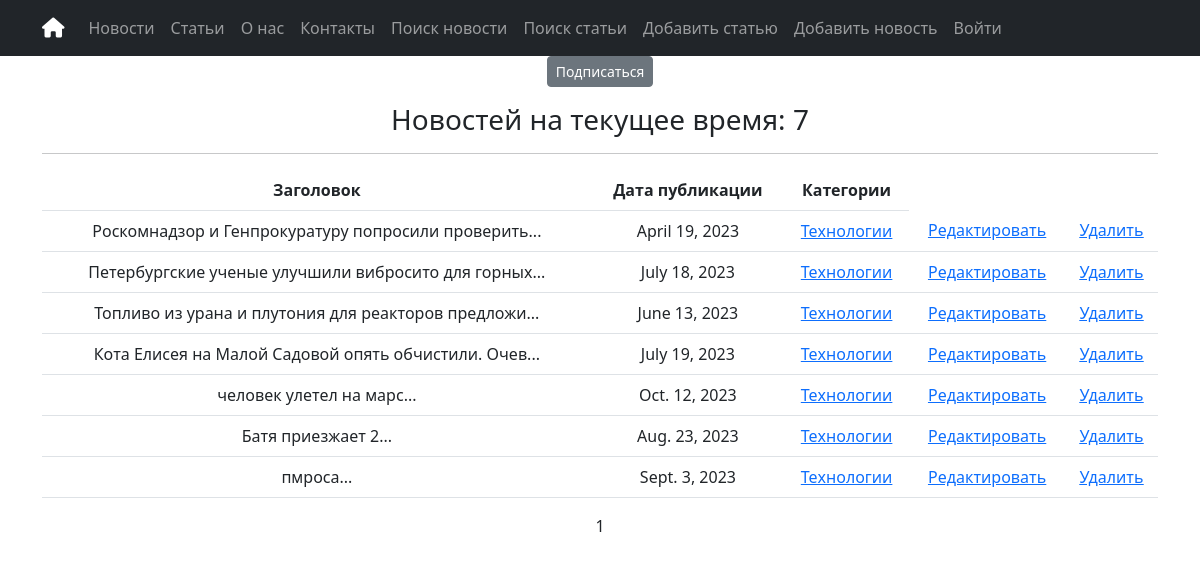
Page /news/categories/2 on the committed database.
### simpleapp/models.py (models this page shows, shortened)
class News(models.Model):
    title = models.CharField(
        max_length=50,
        unique=True, # названия товаров не должны повторяться
    )
    description = models.TextField()
    date = models.DateField(help_text=('YYYY-MM-DD'))
    category = models.ManyToManyField(
        Category,
        related_name='news', # все новости в категории будут доступны через поле news
    )
    class Meta:
        verbose_name_plural = "News"

class Category(models.Model):
    name = models.CharField(max_length=100, unique=True)
    subscribers = models.ManyToManyField(User, related_name='categories' )
    def __str__(self):
        return self.name.title()
    class Meta:
        verbose_name_plural = "Categories"

### simpleapp/views.py (the view)
# urls.py: path('categories/<int:pk>', CategoryView.as_view(), name='category_details'),
class CategoryView(NewsList):
    model = News
    template_name = 'news/category_list.html'
    context_object_name = 'category_news_list'
    def get_queryset(self):
        self.category = get_object_or_404(Category, id=self.kwargs['pk'])
        queryset = News.objects.filter(category=self.category)
        return queryset
    def get_context_data(self, **kwargs):
        context = super().get_context_data(**kwargs)
        context['is_not_subscriber'] = self.request.user not in self.category.subscribers.all()
        context['category'] = self.category
        return context

### simpleapp/views.py (called while the page is built)
    def get_context_data(self, **kwargs):
        context = super().get_context_data(**kwargs)
        context['next_sale'] = f"Новостей на текущее время:"
        return context

### templates/news/category_list.html (shortened to what this page needs)
{% extends 'flatpages/default.html' %}
{% load custom_filters %}
{% load custom_tags %}
{% block content %}
{% if is_not_subscriber %}
<p class="text-center"><a href="{% url 'subscribe' category.id %}" class="btn btn-secondary btn-sm">Подписаться</a></p>
{% endif %}
{% if page_obj.paginator.count > 0 %}
<h3> {{ next_sale }} {{ page_obj.paginator.count }}</h3>
{% endif %}
<hr>
{% if category_news_list %}
<table class="table" style="width: 100%;">
    <thead>
        <tr>
            <th>Заголовок</th>
            <th>Дата публикации</th>
            <th>Категории</th>
        </tr>
    </thead>
    <tbody>
        {% for item in category_news_list %}
        <tr>
            <td>
                <a class="nav-link" href="{% url 'news_detail' pk=item.pk %}">{{ item.title|truncatewords:20}}...</a>
            </td>
            <td>{{ item.date }}</td>
            <td>
                {% for category in item.category.all %}
                <a href="{% url 'category_details' category.id %}">{{ category }}</a>
                {% endfor %}
            </td>
            <td>
                <a href="{% url 'news_update' item.id %}"><u>Редактировать</u></a>
            </td>
            <td>
                <a href="{% url 'news_delete' item.id %}"><u>Удалить</u></a>
            </td>
        </tr>
        {% endfor %}
    </tbody>
</table>
{% else %}
<h2>Новостей нет!</h2>
{% endif %}
{% if page_obj.paginator.count > 0 %}
{{ page_obj.number }}
{% endif %}
{% endblock content %}

### rows in the picture
News: title "Роскомнадзор и Генпрокуратуру попросили проверить", date "April 19, 2023"
Category: name "Технологии"
News: title "Петербургские ученые улучшили вибросито для горных", date "July 18, 2023"
News: title "Топливо из урана и плутония для реакторов предложи", date "June 13, 2023"
News: title "Кота Елисея на Малой Садовой опять обчистили. Очев", date "July 19, 2023"
News: title "человек улетел на марс", date "Oct. 12, 2023"
News: title "Батя приезжает 2", date "Aug. 23, 2023"
News: title "пмроса", date "Sept. 3, 2023"

### other values in the picture
{{ next_sale }} "Новостей на текущее время:"
{{ page_obj.paginator.count }} "7"
{{ page_obj.number }} "1"
